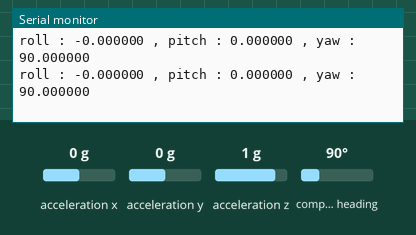
This sketch was run on a simulated ESP32. Parts: the last lines printed to the serial monitor. The test bench sets the inputs (shaded band); at power-on: acceleration x 0 g, acceleration z 1 g, acceleration y 0 g, compass heading 90°.

Above: at 2.3 s.
2.4 s: acceleration x set to -1.4 g
At 3.5 s:
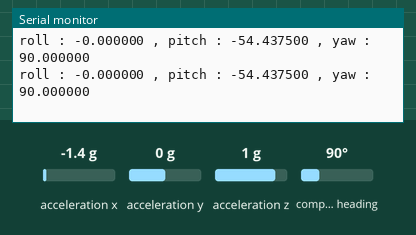
5.4 s: acceleration z set to -1.4 g
At 6.2 s:
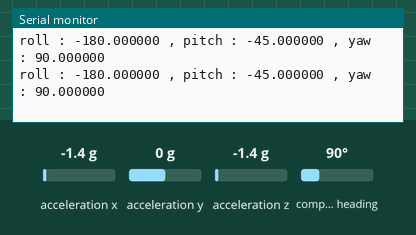
8.4 s: acceleration y set to -1.4 g
At 9.3 s:
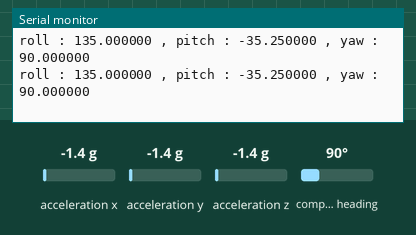
11.4 s: compass heading set to 180°
At 12.5 s:
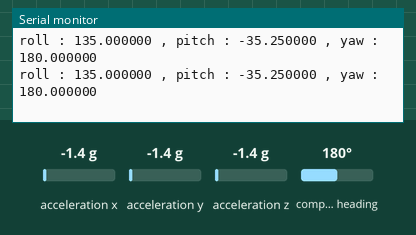
Timing chart, 0 to 13.5 s (numbered marks = the images above; inputs shaded):
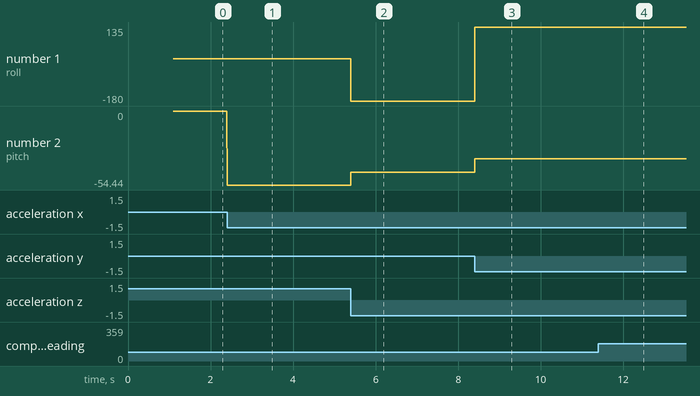

The sketch:

esp32_hand_control.ino
```cpp
//========== BNO055 ==========
#include <Wire.h>
#include <Adafruit_Sensor.h>
#include <Adafruit_BNO055.h>
#include <utility/imumaths.h>

// Check I2C device address and correct line below (by default address is 0x29 or 0x28)

//                                   id, address
Adafruit_BNO055 bno = Adafruit_BNO055(55, 0x29);

//========== Serial Proxy ==========
#include "esp_now_proxy.h"

void setup() {
  Serial.begin(115200);
  //         sda, scl
  Wire.begin(19,22);

  esp_now_proxy_init();

  delay(100);
  Serial.printf("Orientation Sensor Test!! \n");

  /* Initialise the sensor */
  if (!bno.begin())
  {
    /* There was a problem detecting the BNO055 ... check your connections */
    Serial.print("Ooops, no BNO055 detected ... Check your wiring or I2C ADDR!");
    while (1);
  }

  delay(1000);

  /* Use external crystal for better accuracy */
  bno.setExtCrystalUse(true);
}

void loop() {
  /* Get a new sensor event */
  sensors_event_t event;
  bno.getEvent(&event);

  read_mpu_msg.roll = event.orientation.z;
  read_mpu_msg.pitch = event.orientation.y;
  read_mpu_msg.yaw = event.orientation.x;

  Serial.printf("roll : %f , pitch : %f , yaw : %f \n" , event.orientation.z, event.orientation.y, event.orientation.x);
  esp_now_proxy_handler(0);

//  delay(10);
}
```

Measured:
- after the input at 2.4 s, the serial monitor: prints a new line at once (image 1)
- after the input at 5.4 s, the serial monitor: prints a new line at once (image 2)
- after the input at 8.4 s, the serial monitor: prints a new line at once (image 3)
- after the input at 11.4 s, the serial monitor: prints a new line at once (image 4)
- plotted number 1: 0 → -180 after the input at 5.4 s, -180 → 135 after the input at 8.4 s
- plotted number 2: 0 → -54.44 after the input at 2.4 s, -54.44 → -45 after the input at 5.4 s, -45 → -35.25 after the input at 8.4 s
